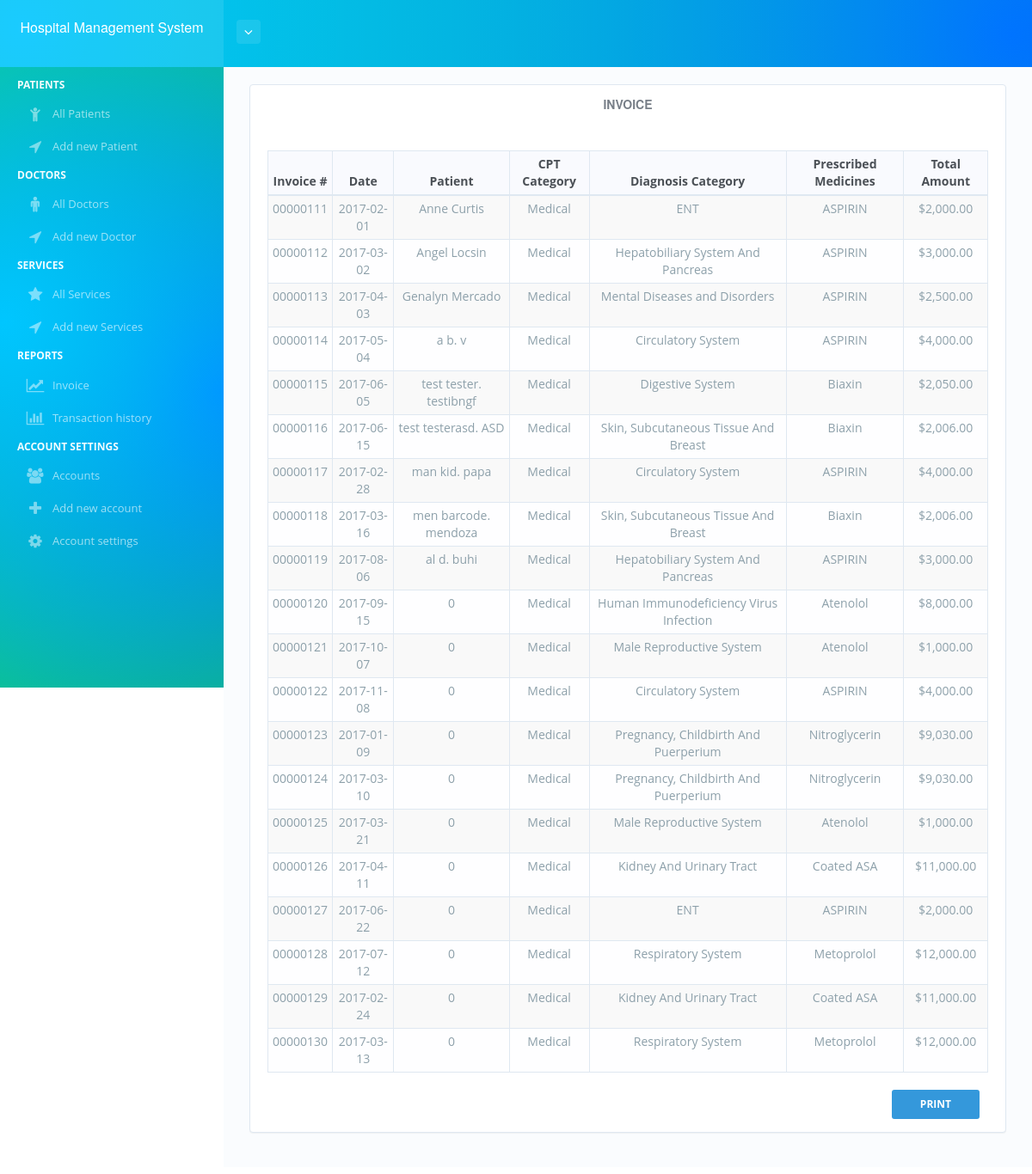
/invoice.php (signed in), run on the app's committed database.
### tables this page shows
CREATE TABLE invoice
	(invoice_num int NOT NULL,
	amount varchar(100) NOT NULL,
	invoice_date date NOT NULL,
	due_date date NOT NULL,
	patient_id int NOT NULL,
	cpt_id int NOT NULL,
	diagnosis_id int NOT NULL,
	prescription_id int NOT NULL,
	PRIMARY KEY (invoice_num),
	FOREIGN KEY (patient_id) REFERENCES patients (patient_id),
	FOREIGN KEY (cpt_id) REFERENCES cpt(cpt_id),
	FOREIGN KEY (diagnosis_id) REFERENCES diagnosis(diagnosis_id),
	FOREIGN KEY (prescription_id) REFERENCES prescription(prescription_id)
	ON DELETE CASCADE);

CREATE TABLE `patients` (
  `patient_id` int(11) NOT NULL PRIMARY KEY AUTO_INCREMENT,
  `name` varchar(225) NOT NULL,
  `birthday` varchar(225) NOT NULL,
  `gender` varchar(225) NOT NULL,
  `address` varchar(225) NOT NULL,
  `phone` varchar(225) NOT NULL,
  `img` varchar(225) NOT NULL,
  `email` varchar(225) NOT NULL,
  `confine` varchar(225) NOT NULL,
  `room` varchar(225) NOT NULL,
  `status` varchar(225) NOT NULL
);

CREATE TABLE cpt
	(cpt_id int NOT NULL,
	category varchar(20) NOT NULL,
	PRIMARY KEY (cpt_id)
	);

CREATE TABLE diagnosis 
	(diagnosis_id int NOT NULL,
	category varchar(100) NOT NULL,
	PRIMARY KEY (diagnosis_id)
	);

CREATE TABLE prescription
	(prescription_id int NOT NULL,
	medicine_qty int NOT NULL,
  m_id int NOT NULL,
  FOREIGN KEY (m_id) REFERENCES medicine(m_id)
	ON DELETE CASCADE,
	PRIMARY KEY (prescription_id)
	);

CREATE TABLE medicine
	(m_id int NOT NULL,
	m_name varchar(100) NOT NULL,
	manufacturer varchar(100) NOT NULL,
	price varchar(100) NOT NULL,
	quantity int NOT NULL,
	exp_date date NOT NULL,
	PRIMARY KEY (m_id)
	);

### php/database.php (called while the page is built, shortened)
<?php
$conn = mysqli_connect("localhost","root","arunaritu","combine2");
$s = "SELECT * FROM ";
$w = " WHERE ";
function get($col,$sql){
	global $conn;
	$q = $conn->query($sql);
	$n = mysqli_num_rows($q);
	if($n<=0){
		return 0;
	} else {
		while($r = mysqli_fetch_array($q)){
			return $r[$col];
		}
	}
}
function fetch($sql){
	global $conn;
	$q = $conn->query($sql);
	$n = mysqli_num_rows($q);
	$rs=array();
	if($n<=0){
		return 0;
	} else {
		while($r = mysqli_fetch_object($q)){
			$rs[] = $r;
		} return $rs;
	}
}

### invoice.php (the view, shortened to what this page needs)
<?php
    require_once 'bones/a_assets.php';
    require_once 'bones/a_header.php';
?>
<div id="page-content-wrapper">
    <div id="page-content">
        <div class="container">
            <div class="row">
                <div class="col-md-12">
                        <div class="panel">
                            <div class="panel-body">
                                <h1 class="title-hero">
                                    <div class="col-sm-12">
                                        <b><center>INVOICE</center></b>
                                    </div><br><br><br>
                                    <div class="col-sm-7"></div>
                                </h1>
                                <div class="example-box-wrapper">
                                    <table class="table table-bordered table-striped table-condensed">
                                        <thead>
                                            <tr>
                                                <th style="text-align:center;">Invoice #</th>
                                                <th style="text-align:center;">Date</th>
                                                <th style="text-align:center;">Patient</th>
                                                <th style="text-align:center;">CPT Category</th>
                                                <th style="text-align:center;">Diagnosis Category</th>
                                                <th style="text-align:center;">Prescribed Medicines</th>
                                                <th style="text-align:center;">Total Amount</th>
                                            </tr>
                                        </thead>
                                        <tbody>
                                            <?php
                                                $transactions = fetch("$s invoice");
                                                if($transactions<=0){
                                                    echo "<tr><td colspan='6' style='text-align:center; width:100%;'>No Services yet !</td></tr>";
                                                } else {
                                                    foreach ($transactions as $t) {
                                                        $patient_id = $t->patient_id;
                                                        $cpt_id = $t->cpt_id;
                                                        $diagnosis_id = $t->diagnosis_id;
                                                        $prescription_id = $t->prescription_id;
                                                        $patient = get("name","$s patients $w patient_id='$patient_id'");
                                                        $cpt_category = get("category", "$s cpt $w cpt_id='$cpt_id'");
                                                        $diagnosis_category = get("category", "$s diagnosis $w diagnosis_id='$diagnosis_id'");
                                                        $m_id = get("m_id", "$s prescription $w prescription_id='$prescription_id'");
                                                        $medicine = get("m_name", "$s medicine $w m_id='$m_id'");
                                                            echo "<tr>
                                                                    <td style='text-align:center;'>00000$t->invoice_num</td>
                                                                    <td style='text-align:center;'>$t->invoice_date</td>
                                                                    <td style='text-align:center;'>$patient</td>
                                                                    <td style='text-align:center;'>$cpt_category</td>
                                                                    <td style='text-align:center;'>$diagnosis_category</td>
                                                                    <td style='text-align:center;'>$medicine</td>
                                                                    <td style='text-align:center;'>$t->amount</td>
                                                                  </tr> ";
                                                    }
                                                }
                                            ?>
                                        </tbody>
                                    </table>
                                    <div class="col-md-12">
                                        <a target='_blank' href="print2.php">
                                           <button class="print btn btn-alt btn-hover btn-info float-right">
                                            <span>Print</span>
                                            </button>
                                        </a>
                                    </div>
                                </div>
                        </div>
                    </div>
                </div>
            </div>
        </div>
    </div>
</div>
<?php require_once "bones/a_footer.php"; ?>

### bones/a_assets.php (shortened to what this page needs)
<!DOCTYPE html>
<html  lang="en">
<head>
    <link rel="stylesheet" type="text/css" href="assets/assets-minified/admin-all-demo.css">
</head>

### bones/a_header.php (shortened to what this page needs)
<body class="fixed-sidebar fixed-header">
    <div id="page-wrapper">
        <div id="page-header" class="bg-gradient-6 font-inverse print">
    <div id="header-logo" class="logo-bg ">
        <br><h4>Hospital Management System</h4>
    </div>
    <div id="header-nav-left">
        <div class="user-account-btn dropdown">
            <a href="#" title="My Account" class="user-profile clearfix" data-toggle="dropdown">
                <i class="glyph-icon icon-angle-down"></i>
            </a>
        </div>
    </div>
</div>
<div id="page-sidebar" class="bg-gradient-6 font-inverse">
    <div class="scroll-sidebar" style="overflow-y:scroll;">
        <ul id="sidebar-menu" class="print">
            <li class="header"><span>Patients</span></li>
            <li class="<?php if(isset($_GET['1'])){ echo 'active'; } ?>">
                <a href="index.php?1" title="Admin Dashboard">
                    <i class="glyph-icon icon-child"></i>
                    <span>All Patients</span>
                </a>
            </li>
            <li class="<?php if(isset($_GET['2'])){ echo 'active'; } ?>">
                <a href="new_patient.php?2"title="Admin Dashboard">
                    <i class="glyph-icon icon-location-arrow"></i>
                    <span>Add new Patient</span>
                </a>
            </li>
            <li class="header"><span>Doctors</span></li>
            <li class="<?php if(isset($_GET['3'])){ echo 'active'; } ?>">
                <a href="physicians.php?3" title="Admin Dashboard">
                    <i class="glyph-icon icon-male"></i>
                    <span>All Doctors</span>
                </a>
            </li>
            <li class="<?php if(isset($_GET['4'])){ echo 'active'; } ?>">
                <a href="new_physician.php?4" title="Admin Dashboard">
                    <i class="glyph-icon icon-location-arrow"></i>
                    <span>Add new Doctor</span>
                </a>
            </li>
            <li class="header"><span>Services</span></li>
            <li class="<?php if(isset($_GET['5'])){ echo 'active'; } ?>">
                <a href="services.php?5" title="Admin Dashboard">
                    <i class="glyph-icon icon-star"></i>
                    <span>All Services</span>
                </a>
            </li>
            <li class="<?php if(isset($_GET['6'])){ echo 'active'; } ?>">
                <a href="new_services.php?6" title="Admin Dashboard">
                    <i class="glyph-icon icon-location-arrow"></i>
                    <span>Add new Services</span>
                </a>
            </li>
            <li class="header"><span>Reports</span></li>
            <li class="<?php if(isset($_GET['7'])){ echo 'active'; } ?>">
                <a href="sales_report.php?7" title="Admin Dashboard">
                    <i class="glyph-icon icon-line-chart"></i>
                    <span>Invoice</span>
                </a>
            </li>
            <li class="<?php if(isset($_GET['8'])){ echo 'active'; } ?>">
                <a href="transaction_history.php?8" title="Admin Dashboard">
                    <i class="glyph-icon icon-bar-chart"></i>
                    <span>Transaction history</span>
                </a>
            </li>
            <li class="header"><span>Account Settings</span></li>
            <li class="<?php if(isset($_GET['11'])){ echo 'active'; } ?>" style="display:<?php if($_SESSION['role'] != '1'){ echo 'none'; } ?>">
                <a href="accounts.php?11" title="Admin Dashboard">
                    <i class="glyph-icon icon-users"></i>
                    <span>Accounts</span>
                </a>
            </li>
            <li class="<?php if(isset($_GET['10'])){ echo 'active'; } ?>" style="display:<?php if($_SESSION['role'] != '1'){ echo 'none'; } ?>">
                <a href="new_account.php?10" title="Admin Dashboard">
                    <i class="glyph-icon icon-plus"></i>
                    <span>Add new account</span>
                </a>
            </li>
            <li class="<?php if(isset($_GET['9'])){ echo 'active'; } ?>">
                <a href="account_settings.php?9" title="Admin Dashboard">
                    <i class="glyph-icon icon-cog"></i>
                    <span>Account settings</span>
                </a>
            </li>
        </ul>
    </div>
</div>

### bones/a_footer.php (shortened to what this page needs)
</div>
</body>
</html>

### data on the page
invoice: invoice_num "111", invoice_date "2017-02-01", patient.name "Anne Curtis", cpt.category "Medical", diagnosis.category "ENT", prescription.m_name "ASPIRIN", amount "$2,000.00"
invoice: invoice_num "112", invoice_date "2017-03-02", patient.name "Angel Locsin", cpt.category "Medical", diagnosis.category "Hepatobiliary System And Pancreas", prescription.m_name "ASPIRIN", amount "$3,000.00"
invoice: invoice_num "113", invoice_date "2017-04-03", patient.name "Genalyn Mercado", cpt.category "Medical", diagnosis.category "Mental Diseases and Disorders", prescription.m_name "ASPIRIN", amount "$2,500.00"
invoice: invoice_num "114", invoice_date "2017-05-04", patient.name "a b. v", cpt.category "Medical", diagnosis.category "Circulatory System", prescription.m_name "ASPIRIN", amount "$4,000.00"
invoice: invoice_num "115", invoice_date "2017-06-05", patient.name "test tester. testibngf", cpt.category "Medical", diagnosis.category "Digestive System", prescription.m_name "Biaxin", amount "$2,050.00"
invoice: invoice_num "116", invoice_date "2017-06-15", patient.name "test testerasd. ASD", cpt.category "Medical", diagnosis.category "Skin, Subcutaneous Tissue And Breast", prescription.m_name "Biaxin", amount "$2,006.00"
invoice: invoice_num "117", invoice_date "2017-02-28", patient.name "man kid. papa", cpt.category "Medical", diagnosis.category "Circulatory System", prescription.m_name "ASPIRIN", amount "$4,000.00"
invoice: invoice_num "118", invoice_date "2017-03-16", patient.name "men barcode. mendoza", cpt.category "Medical", diagnosis.category "Skin, Subcutaneous Tissue And Breast", prescription.m_name "Biaxin", amount "$2,006.00"
invoice: invoice_num "119", invoice_date "2017-08-06", patient.name "al d. buhi", cpt.category "Medical", diagnosis.category "Hepatobiliary System And Pancreas", prescription.m_name "ASPIRIN", amount "$3,000.00"
invoice: invoice_num "120", invoice_date "2017-09-15", patient "0", cpt.category "Medical", diagnosis.category "Human Immunodeficiency Virus Infection", prescription.m_name "Atenolol", amount "$8,000.00"
invoice: invoice_num "121", invoice_date "2017-10-07", patient "0", cpt.category "Medical", diagnosis.category "Male Reproductive System", prescription.m_name "Atenolol", amount "$1,000.00"
invoice: invoice_num "122", invoice_date "2017-11-08", patient "0", cpt.category "Medical", diagnosis.category "Circulatory System", prescription.m_name "ASPIRIN", amount "$4,000.00"
invoice: invoice_num "123", invoice_date "2017-01-09", patient "0", cpt.category "Medical", diagnosis.category "Pregnancy, Childbirth And Puerperium", prescription.m_name "Nitroglycerin", amount "$9,030.00"
invoice: invoice_num "124", invoice_date "2017-03-10", patient "0", cpt.category "Medical", diagnosis.category "Pregnancy, Childbirth And Puerperium", prescription.m_name "Nitroglycerin", amount "$9,030.00"
invoice: invoice_num "125", invoice_date "2017-03-21", patient "0", cpt.category "Medical", diagnosis.category "Male Reproductive System", prescription.m_name "Atenolol", amount "$1,000.00"
invoice: invoice_num "126", invoice_date "2017-04-11", patient "0", cpt.category "Medical", diagnosis.category "Kidney And Urinary Tract", prescription.m_name "Coated ASA", amount "$11,000.00"
invoice: invoice_num "127", invoice_date "2017-06-22", patient "0", cpt.category "Medical", diagnosis.category "ENT", prescription.m_name "ASPIRIN", amount "$2,000.00"
invoice: invoice_num "128", invoice_date "2017-07-12", patient "0", cpt.category "Medical", diagnosis.category "Respiratory System", prescription.m_name "Metoprolol", amount "$12,000.00"
invoice: invoice_num "129", invoice_date "2017-02-24", patient "0", cpt.category "Medical", diagnosis.category "Kidney And Urinary Tract", prescription.m_name "Coated ASA", amount "$11,000.00"
invoice: invoice_num "130", invoice_date "2017-03-13", patient "0", cpt.category "Medical", diagnosis.category "Respiratory System", prescription.m_name "Metoprolol", amount "$12,000.00"
